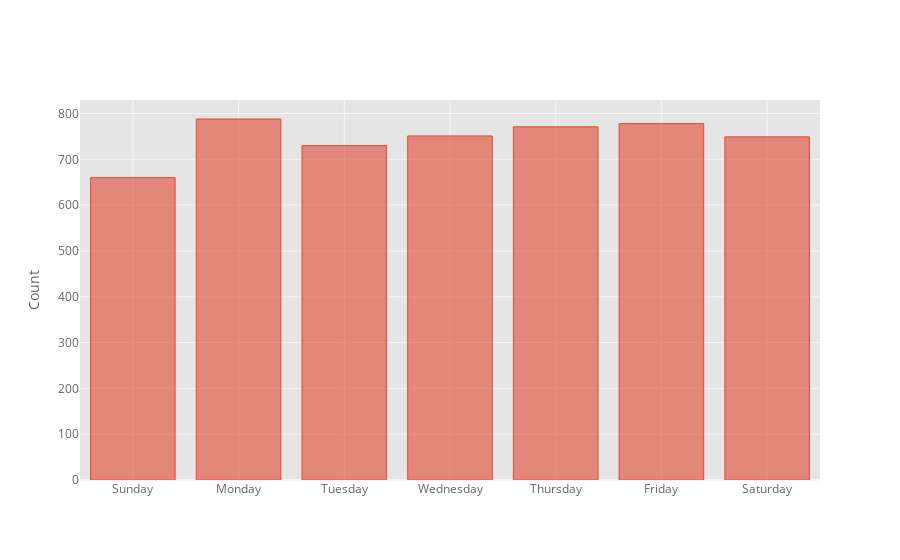

Source (notebook cell):
### Markdown cell above
---
<br/><br/><br/>


### Are there any other interesting temporal patterns

Do more calls occur on a particular day of the week?

### Code cell
dow = ["Sunday", "Monday", "Tuesday", "Wednesday", "Thursday", "Friday", "Saturday"]
calls.groupby('Day')['CASENO'].count()[dow].iplot(kind='bar', yTitle="Count")

### Figure 1 — Plotly figure (JSON) as saved in the notebook; plotly's stock layout.template omitted (floating-point values rounded to 4 significant figures)
{"data": [{"marker": {"color": "rgba(226, 74, 51, 0.6)", "line": {"color": "rgba(226, 74, 51, 1.0)", "width": 1}}, "name": "CASENO", "orientation": "v", "text": "", "type": "bar", "x": ["Sunday", "Monday", "Tuesday", "Wednesday", "Thursday", "Friday", "Saturday"], "y": [660, 788, 730, 751, 771, 778, 749]}], "layout": {"legend": {"bgcolor": "#FFFFFF", "font": {"color": "#666666"}}, "paper_bgcolor": "#FFFFFF", "plot_bgcolor": "#E5E5E5", "title": {"font": {"color": "#151516"}}, "xaxis": {"gridcolor": "#F6F6F6", "showgrid": true, "tickfont": {"color": "#666666"}, "title": {"font": {"color": "#666666"}, "text": ""}, "zerolinecolor": "#F6F6F6"}, "yaxis": {"gridcolor": "#F6F6F6", "showgrid": true, "tickfont": {"color": "#666666"}, "title": {"font": {"color": "#666666"}, "text": "Count"}, "zerolinecolor": "#F6F6F6"}}}
